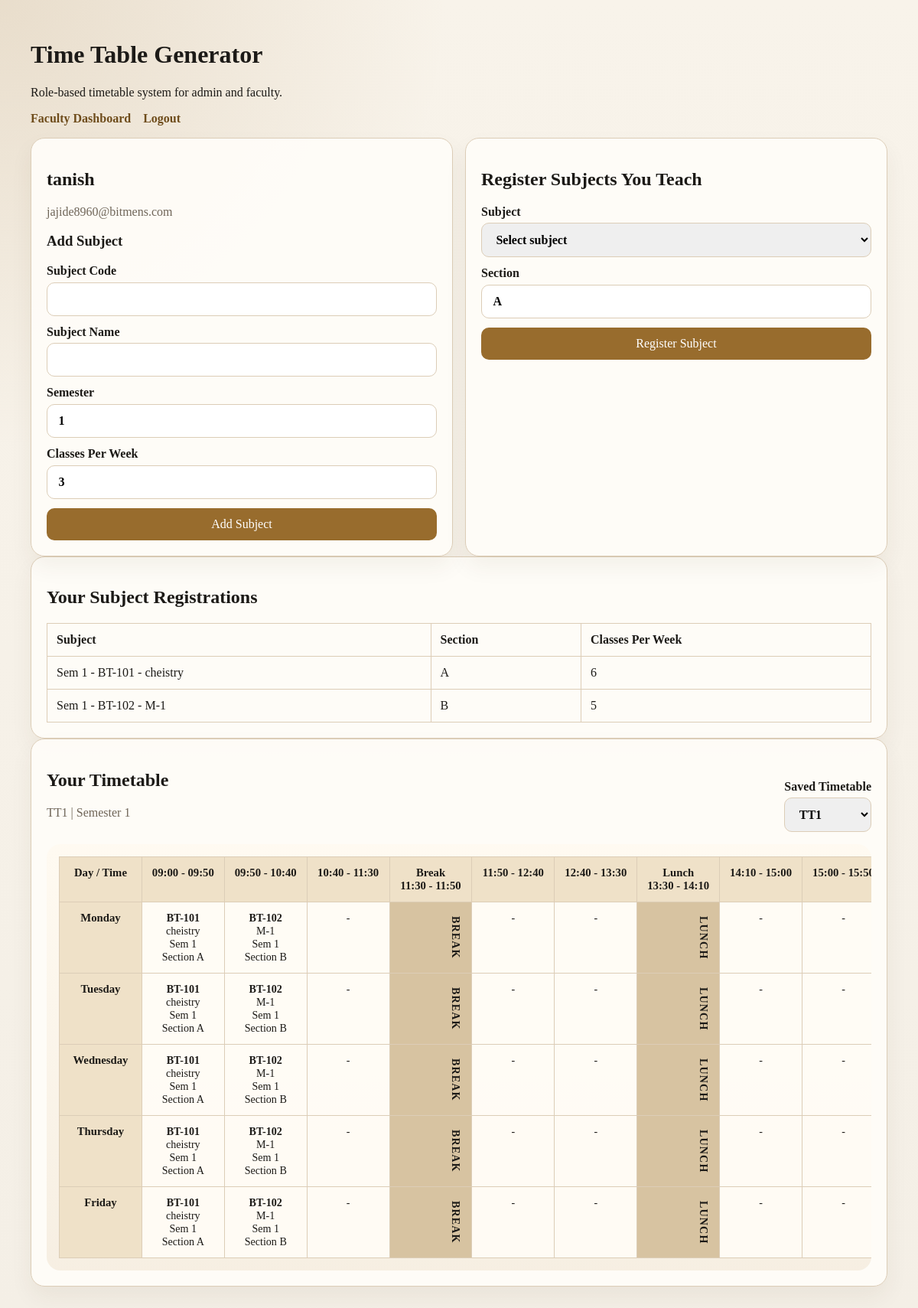
Screenshot of /faculty (signed in) with the database file from the repository.
### app/models.py (models this page shows)
class Faculty(db.Model):
    id = db.Column(db.Integer, primary_key=True)
    name = db.Column(db.String(120), nullable=False,)
    email = db.Column(db.String(120), nullable=True, unique=True)
    user_id = db.Column(db.Integer, db.ForeignKey("user.id"), nullable=True, unique=True)
    user = db.relationship("User", back_populates="faculty_profile")
    registrations = db.relationship(
        "FacultySubjectRegistration",
        back_populates="faculty",
        cascade="all, delete-orphan",
    )

class FacultySubjectRegistration(db.Model):
    id = db.Column(db.Integer, primary_key=True)
    faculty_id = db.Column(db.Integer, db.ForeignKey("faculty.id"), nullable=False)
    subject_id = db.Column(db.Integer, db.ForeignKey("subject.id"), nullable=False)
    preferred_section = db.Column(db.String(30), nullable=False, default="A")
    status = db.Column(db.String(20), nullable=False, default="approved")
    faculty = db.relationship("Faculty", back_populates="registrations")
    subject = db.relationship("Subject", back_populates="registrations")
    __table_args__ = (
        db.UniqueConstraint(
            "faculty_id",
            "subject_id",
            "preferred_section",
            name="uq_faculty_subject_section",
        ),
    )

class Subject(db.Model):
    id = db.Column(db.Integer, primary_key=True)
    code = db.Column(db.String(30), nullable=False, unique=True)
    name = db.Column(db.String(120), nullable=False)
    semester = db.Column(db.Integer, nullable=False, default=1)
    weekly_slots = db.Column(db.Integer, nullable=False, default=3)
    registrations = db.relationship(
        "FacultySubjectRegistration",
        back_populates="subject",
        cascade="all, delete-orphan",
    )

class TimetableBatch(db.Model):
    id = db.Column(db.Integer, primary_key=True)
    name = db.Column(db.String(150), nullable=False)
    semester = db.Column(db.Integer, nullable=False)
    created_at = db.Column(db.DateTime, nullable=False, server_default=db.func.now())
    entries = db.relationship(
        "TimetableEntry",
        back_populates="batch",
        cascade="all, delete-orphan",
    )

class TimetableEntry(db.Model):
    id = db.Column(db.Integer, primary_key=True)
    batch_id = db.Column(db.Integer, db.ForeignKey("timetable_batch.id"), nullable=True)
    day = db.Column(db.String(20), nullable=False)
    time_slot = db.Column(db.String(30), nullable=False)
    section = db.Column(db.String(30), nullable=False)
    faculty_id = db.Column(db.Integer, db.ForeignKey("faculty.id"), nullable=False)
    subject_id = db.Column(db.Integer, db.ForeignKey("subject.id"), nullable=False)
    batch = db.relationship("TimetableBatch", back_populates="entries")
    faculty = db.relationship("Faculty")
    subject = db.relationship("Subject")
    __table_args__ = (
        db.UniqueConstraint(
            "batch_id", "day", "time_slot", "section", name="uq_batch_section_day_time"
        ),
    )

### app/routes.py (the view, shortened to what this page needs)
@main.route("/faculty", methods=["GET", "POST"])
def faculty_dashboard():
    user = current_user()
    if not user or user.role != "faculty":
        flash("Faculty login required.", "error")
        return redirect(url_for("main.login"))
    faculty = Faculty.query.filter_by(user_id=user.id).first()
    if not faculty:
        flash("Faculty profile was not found.", "error")
        return redirect(url_for("main.logout"))
    subjects = Subject.query.order_by(Subject.code).all()
    registrations = (
        FacultySubjectRegistration.query.filter_by(faculty_id=faculty.id)
        .order_by(FacultySubjectRegistration.preferred_section)
        .all()
    )
    batches = available_batches()
    selected_batch_id = request.args.get("batch_id", type=int)
    selected_batch = None
    if selected_batch_id:
        selected_batch = TimetableBatch.query.get(selected_batch_id)
    if not selected_batch:
        selected_batch = batches[0] if batches else None
    entries, timetable_map = faculty_timetable_rows(
        faculty.id,
        selected_batch.id if selected_batch else None,
    )
    return render_template(
        "faculty_dashboard.html",
        faculty=faculty,
        subjects=subjects,
        registrations=registrations,
        batches=batches,
        selected_batch=selected_batch,
        entries=entries,
        timetable_map=timetable_map,
        days=DAYS,
        timetable_columns=TIMETABLE_COLUMNS,
    )

### app/routes.py (called while the page is built)
def current_user():
    user_id = session.get("user_id")
    if not user_id:
        return None
    return User.query.get(user_id)

def faculty_timetable_rows(faculty_id, batch_id):
    if not batch_id:
        return [], defaultdict(dict)
    entries = (
        TimetableEntry.query.filter_by(faculty_id=faculty_id, batch_id=batch_id)
        .order_by(TimetableEntry.day, TimetableEntry.time_slot)
        .all()
    )
    timetable_map = defaultdict(dict)
    for entry in entries:
        timetable_map[entry.day][entry.time_slot] = entry
    return entries, timetable_map

def available_batches():
    return TimetableBatch.query.order_by(
        TimetableBatch.created_at.desc(), TimetableBatch.id.desc()
    ).all()

### app/templates/faculty_dashboard.html (shortened to what this page needs)
{% extends "base.html" %}
{% block content %}
<section class="grid two-col">
    <article class="card">
        <h2>{{ faculty.name }}</h2>
        <p class="muted">{{ faculty.email }}</p>
        <h3>Add Subject</h3>
        <form method="post" class="form">
            <label>Subject Code
                <input type="text" name="code" required>
            </label>
            <label>Subject Name
                <input type="text" name="name" required>
            </label>
            <label>Semester
                <input type="number" name="semester" min="1" value="1" required>
            </label>
            <label>Classes Per Week
                <input type="number" name="weekly_slots" min="1" value="3" required>
            </label>
            <button type="submit">Add Subject</button>
        </form>
    </article>
    <article class="card">
        <h2>Register Subjects You Teach</h2>
        <form method="post" class="form">
            <label>Subject
                <select name="subject_id" required>
                    <option value="">Select subject</option>
                </select>
            </label>
            <label>Section
                <input type="text" name="preferred_section" value="A" required>
            </label>
            <button type="submit">Register Subject</button>
        </form>
    </article>
</section>
<section class="card">
        <h2>Your Subject Registrations</h2>
        <table>
            <thead>
                <tr>
                    <th>Subject</th>
                    <th>Section</th>
                    <th>Classes Per Week</th>
                </tr>
            </thead>
            <tbody>
                {% for item in registrations %}
                    <tr>
                        <td>Sem {{ item.subject.semester }} - {{ item.subject.code }} - {{ item.subject.name }}</td>
                        <td>{{ item.preferred_section }}</td>
                        <td>{{ item.subject.weekly_slots }}</td>
                    </tr>
                {% else %}
                    <tr>
                        <td colspan="3">No subjects registered yet.</td>
                    </tr>
                {% endfor %}
            </tbody>
        </table>
</section>
<section class="card">
    <div class="section-head">
        <div>
            <h2>Your Timetable</h2>
            {% if selected_batch %}
                <p class="muted">{{ selected_batch.name }} | Semester {{ selected_batch.semester }}</p>
            {% endif %}
        </div>
        <form method="get" class="inline-form">
            <label>Saved Timetable
                <select name="batch_id" onchange="this.form.submit()">
                    {% for batch in batches %}
                        <option value="{{ batch.id }}" {% if selected_batch and selected_batch.id == batch.id %}selected{% endif %}>
                            {{ batch.name }}
                        </option>
                    {% endfor %}
                </select>
            </label>
        </form>
    </div>
    {% if not entries %}
        <p>No timetable has been generated for you yet.</p>
    {% else %}
        <div class="table-wrap timetable-shell">
            <table class="timetable-grid">
                <thead>
                    <tr>
                        <th>Day / Time</th>
                        {% for column in timetable_columns %}
                            <th class="{% if column.type == 'break' %}break-head{% endif %}">{{ column.label|safe }}</th>
                        {% endfor %}
                    </tr>
                </thead>
                <tbody>
                    {% for day in days %}
                        <tr>
                            <th>{{ day }}</th>
                            {% for column in timetable_columns %}
                                {% if column.type == 'break' %}
                                    <td class="break-cell">{{ column.value }}</td>
                                {% else %}
                                    {% set entry = timetable_map.get(day, {}).get(column.value) %}
                                    <td class="class-cell">
                                        {% if entry %}
                                            <strong>{{ entry.subject.code }}</strong><br>
                                            {{ entry.subject.name }}<br>
                                            Sem {{ entry.subject.semester }}<br>
                                            Section {{ entry.section }}
                                        {% else %}
                                            -
                                        {% endif %}
                                    </td>
                                {% endif %}
                            {% endfor %}
                        </tr>
                    {% endfor %}
                </tbody>
            </table>
        </div>
    {% endif %}
</section>
{% endblock %}

### app/templates/base.html (shortened to what this page needs)
<!doctype html>
<html lang="en">
<head>
    <link rel="stylesheet" href="{{ url_for('static', filename='styles.css') }}">
</head>
<body>
    <header class="header">
        <div>
            <h1>Time Table Generator</h1>
            <p>Role-based timetable system for admin and faculty.</p>
        </div>
        <nav class="nav">
            {% if session.get('role') == 'admin' %}
                <a href="{{ url_for('main.admin_dashboard') }}">Admin Dashboard</a>
                <a href="{{ url_for('main.admin_timetable') }}">Admin Timetable</a>
                <a href="{{ url_for('main.logout') }}">Logout</a>
            {% elif session.get('role') == 'faculty' %}
                <a href="{{ url_for('main.faculty_dashboard') }}">Faculty Dashboard</a>
                <a href="{{ url_for('main.logout') }}">Logout</a>
            {% else %}
                <a href="{{ url_for('main.login') }}">Login</a>
                <a href="{{ url_for('main.signup') }}">Faculty Signup</a>
            {% endif %}
        </nav>
    </header>
    <main class="container">
        {% block content %}{% endblock %}
    </main>
</body>
</html>

### app/static/styles.css (style rules this page uses)
:root { --bg: #f4efe6; --surface: #fffdf9; --ink: #1c1a17; --muted: #6f6558; --primary: #986c2d; --primary-dark: #6e4c1b; --border: #dccdb7; --success: #deefe2; --warning: #fff3d6; --error: #f8dddd; }
* { box-sizing: border-box; }
body { margin: 0; font-family: Georgia, "Times New Roman", serif; background: radial-gradient(circle at top left, rgba(152, 108, 45, 0.16), transparent 28%), linear-gradient(180deg, #f8f3ea, var(--bg)); color: var(--ink); }
.header, .container { width: min(1120px, calc(100% - 2rem)); margin: 0 auto; }
.header { padding: 2rem 0 1rem; }
.nav { display: flex; flex-wrap: wrap; gap: 1rem; margin-top: 1rem; }
.nav a { color: var(--primary-dark); text-decoration: none; font-weight: 700; }
.container { padding-bottom: 2rem; }
.grid { display: grid; gap: 1rem; }
.two-col { grid-template-columns: repeat(auto-fit, minmax(320px, 1fr)); }
.card { background: rgba(255, 253, 249, 0.92); border: 1px solid var(--border); border-radius: 18px; padding: 1.25rem; box-shadow: 0 14px 30px rgba(61, 43, 18, 0.06); }
.form { display: grid; gap: 0.75rem; }
label { display: grid; gap: 0.35rem; font-weight: 700; }
input, select, button { font: inherit; padding: 0.75rem 0.9rem; border-radius: 10px; border: 1px solid var(--border); }
button { background: var(--primary); color: white; border: none; cursor: pointer; }
table { width: 100%; border-collapse: collapse; }
th, td { border: 1px solid var(--border); padding: 0.75rem; text-align: left; vertical-align: top; }
.muted { color: var(--muted); }
.section-head { display: flex; justify-content: space-between; gap: 1rem; align-items: end; margin-bottom: 1rem; }
.inline-form { display: flex; gap: 0.75rem; align-items: end; }
.table-wrap { overflow-x: auto; margin-top: 1rem; }
.timetable-shell { background: linear-gradient(180deg, rgba(255, 250, 241, 0.95), rgba(246, 238, 225, 0.95)); border-radius: 18px; padding: 1rem; }
.timetable-grid { min-width: 1080px; table-layout: fixed; }
.timetable-grid th { background: #efe1c8; text-align: center; font-size: 0.92rem; }
.timetable-grid td { text-align: center; font-size: 0.88rem; }
.class-cell { background: rgba(255, 252, 246, 0.92); min-width: 120px; }
.break-head, .break-cell { background: #d7c3a1; font-weight: 700; min-width: 68px; }
.break-cell { writing-mode: vertical-rl; text-orientation: mixed; letter-spacing: 0.08em; }

### rows the page displays
Faculty: name "tanish", email "jajide8960@bitmens.com"
FacultySubjectRegistration: subject.semester "1", subject.code "BT-101", subject.name "cheistry", preferred_section "A", subject.weekly_slots "6"
FacultySubjectRegistration: subject.semester "1", subject.code "BT-102", subject.name "M-1", preferred_section "B", subject.weekly_slots "5"
TimetableBatch: name "TT1", semester "1"
Subject: subject.code "BT-101" "BT-101" "BT-101" "BT-101" "BT-101", subject.name "cheistry" "cheistry" "cheistry" "cheistry" "cheistry", subject.semester "1" "1" "1" "1" "1"
TimetableEntry: section "A"
Subject: subject.code "BT-102" "BT-102" "BT-102" "BT-102" "BT-102", subject.name "M-1" "M-1" "M-1" "M-1" "M-1", subject.semester "1" "1" "1" "1" "1"
TimetableEntry: section "B"
TimetableEntry: section "A"
TimetableEntry: section "B"
TimetableEntry: section "A"
TimetableEntry: section "B"
TimetableEntry: section "A"
TimetableEntry: section "B"
TimetableEntry: section "A"
TimetableEntry: section "B"

### other values shown
{{ column.label|safe }} "09:00 - 09:50" "09:50 - 10:40" "10:40 - 11:30" "Break 11:30 - 11:50" "11:50 - 12:40" "12:40 - 13:30" "Lunch 13:30 - 14:10" "14:10 - 15:00" "15:00 -…"
{{ day }} "Monday" "Tuesday" "Wednesday" "Thursday" "Friday"
{{ column.value }} "BREAK" "LUNCH" "BREAK" "LUNCH" "BREAK" "LUNCH" "BREAK" "LUNCH" "BREAK" "LUNCH"
form field batch_id "TT1"
